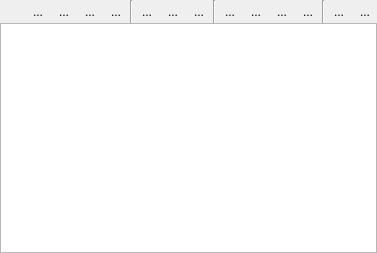
<?xml version="1.0" encoding="UTF-8"?>
<ui version="4.0">
 <class>Form</class>
 <widget class="QWidget" name="Form">
  <property name="geometry">
   <rect>
    <x>0</x>
    <y>0</y>
    <width>367</width>
    <height>253</height>
   </rect>
  </property>
  <property name="windowTitle">
   <string>Form</string>
  </property>
  <layout class="QGridLayout" name="gridLayout">
   <property name="margin">
    <number>0</number>
   </property>
   <property name="spacing">
    <number>0</number>
   </property>
   <item row="0" column="0">
    <layout class="QHBoxLayout" name="horizontalLayout">
     <property name="spacing">
      <number>2</number>
     </property>
     <item>
      <widget class="XPopupButton" name="uiFontBTN">
       <property name="toolTip">
        <string>Change Font Settings</string>
       </property>
       <property name="icon">
        <iconset>
         <normaloff>../../../resources/default/img/richtext/font.png</normaloff>../../../resources/default/img/richtext/font.png</iconset>
       </property>
       <property name="autoRaise">
        <bool>true</bool>
       </property>
      </widget>
     </item>
     <item>
      <widget class="QToolButton" name="uiBoldBTN">
       <property name="toolTip">
        <string>Toggle Bold</string>
       </property>
       <property name="text">
        <string>...</string>
       </property>
       <property name="icon">
        <iconset>
         <normaloff>../../../resources/default/img/richtext/bold.png</normaloff>../../../resources/default/img/richtext/bold.png</iconset>
       </property>
       <property name="checkable">
        <bool>true</bool>
       </property>
       <property name="autoRaise">
        <bool>true</bool>
       </property>
      </widget>
     </item>
     <item>
      <widget class="QToolButton" name="uiItalicBTN">
       <property name="toolTip">
        <string>Toggle Italics</string>
       </property>
       <property name="text">
        <string>...</string>
       </property>
       <property name="icon">
        <iconset>
         <normaloff>../../../resources/default/img/richtext/italic.png</normaloff>../../../resources/default/img/richtext/italic.png</iconset>
       </property>
       <property name="checkable">
        <bool>true</bool>
       </property>
       <property name="autoRaise">
        <bool>true</bool>
       </property>
      </widget>
     </item>
     <item>
      <widget class="QToolButton" name="uiUnderlineBTN">
       <property name="toolTip">
        <string>Toggle Underline</string>
       </property>
       <property name="text">
        <string>...</string>
       </property>
       <property name="icon">
        <iconset>
         <normaloff>../../../resources/default/img/richtext/underline.png</normaloff>../../../resources/default/img/richtext/underline.png</iconset>
       </property>
       <property name="checkable">
        <bool>true</bool>
       </property>
       <property name="autoRaise">
        <bool>true</bool>
       </property>
      </widget>
     </item>
     <item>
      <widget class="QToolButton" name="uiStrikeoutBTN">
       <property name="toolTip">
        <string>Toggle Strikeout</string>
       </property>
       <property name="text">
        <string>...</string>
       </property>
       <property name="icon">
        <iconset>
         <normaloff>../../../resources/default/img/richtext/strikethrough.png</normaloff>../../../resources/default/img/richtext/strikethrough.png</iconset>
       </property>
       <property name="checkable">
        <bool>true</bool>
       </property>
       <property name="autoRaise">
        <bool>true</bool>
       </property>
      </widget>
     </item>
     <item>
      <widget class="Line" name="line">
       <property name="orientation">
        <enum>Qt::Vertical</enum>
       </property>
      </widget>
     </item>
     <item>
      <widget class="QToolButton" name="uiUnorderedBTN">
       <property name="toolTip">
        <string>Toggle Unordered List</string>
       </property>
       <property name="text">
        <string>...</string>
       </property>
       <property name="icon">
        <iconset>
         <normaloff>../../../resources/default/img/richtext/list_unordered.png</normaloff>../../../resources/default/img/richtext/list_unordered.png</iconset>
       </property>
       <property name="autoRaise">
        <bool>true</bool>
       </property>
      </widget>
     </item>
     <item>
      <widget class="QToolButton" name="uiOrderedBTN">
       <property name="toolTip">
        <string>Toggle Ordered List</string>
       </property>
       <property name="text">
        <string>...</string>
       </property>
       <property name="icon">
        <iconset>
         <normaloff>../../../resources/default/img/richtext/list_ordered.png</normaloff>../../../resources/default/img/richtext/list_ordered.png</iconset>
       </property>
       <property name="autoRaise">
        <bool>true</bool>
       </property>
      </widget>
     </item>
     <item>
      <widget class="QToolButton" name="uiTableBTN">
       <property name="toolTip">
        <string>Toggle Ordered List</string>
       </property>
       <property name="text">
        <string>...</string>
       </property>
       <property name="icon">
        <iconset>
         <normaloff>../../../resources/default/img/richtext/table.png</normaloff>../../../resources/default/img/richtext/table.png</iconset>
       </property>
       <property name="autoRaise">
        <bool>true</bool>
       </property>
      </widget>
     </item>
     <item>
      <widget class="Line" name="line_2">
       <property name="orientation">
        <enum>Qt::Vertical</enum>
       </property>
      </widget>
     </item>
     <item>
      <widget class="QToolButton" name="uiAlignLeftBTN">
       <property name="toolTip">
        <string>Align Left</string>
       </property>
       <property name="text">
        <string>...</string>
       </property>
       <property name="icon">
        <iconset>
         <normaloff>../../../resources/default/img/richtext/left_align.png</normaloff>../../../resources/default/img/richtext/left_align.png</iconset>
       </property>
       <property name="checkable">
        <bool>true</bool>
       </property>
       <property name="autoRaise">
        <bool>true</bool>
       </property>
      </widget>
     </item>
     <item>
      <widget class="QToolButton" name="uiAlignCenterBTN">
       <property name="toolTip">
        <string>Align Center</string>
       </property>
       <property name="text">
        <string>...</string>
       </property>
       <property name="icon">
        <iconset>
         <normaloff>../../../resources/default/img/richtext/center_align.png</normaloff>../../../resources/default/img/richtext/center_align.png</iconset>
       </property>
       <property name="checkable">
        <bool>true</bool>
       </property>
       <property name="autoRaise">
        <bool>true</bool>
       </property>
      </widget>
     </item>
     <item>
      <widget class="QToolButton" name="uiAlignRightBTN">
       <property name="toolTip">
        <string>Align Right</string>
       </property>
       <property name="text">
        <string>...</string>
       </property>
       <property name="icon">
        <iconset>
         <normaloff>../../../resources/default/img/richtext/right_right.png</normaloff>../../../resources/default/img/richtext/right_right.png</iconset>
       </property>
       <property name="checkable">
        <bool>true</bool>
       </property>
       <property name="autoRaise">
        <bool>true</bool>
       </property>
      </widget>
     </item>
     <item>
      <widget class="QToolButton" name="uiAlignJustifyBTN">
       <property name="toolTip">
        <string>Align Right</string>
       </property>
       <property name="text">
        <string>...</string>
       </property>
       <property name="icon">
        <iconset>
         <normaloff>../../../resources/default/img/richtext/justify.png</normaloff>../../../resources/default/img/richtext/justify.png</iconset>
       </property>
       <property name="checkable">
        <bool>true</bool>
       </property>
       <property name="autoRaise">
        <bool>true</bool>
       </property>
      </widget>
     </item>
     <item>
      <widget class="Line" name="line_3">
       <property name="orientation">
        <enum>Qt::Vertical</enum>
       </property>
      </widget>
     </item>
     <item>
      <widget class="QToolButton" name="uiFontColorBTN">
       <property name="toolTip">
        <string>Font Color</string>
       </property>
       <property name="text">
        <string>...</string>
       </property>
       <property name="icon">
        <iconset>
         <normaloff>../../../resources/default/img/richtext/font_color.png</normaloff>../../../resources/default/img/richtext/font_color.png</iconset>
       </property>
       <property name="autoRaise">
        <bool>true</bool>
       </property>
      </widget>
     </item>
     <item>
      <widget class="QToolButton" name="uiBackgroundColorBTN">
       <property name="toolTip">
        <string>Background Color</string>
       </property>
       <property name="text">
        <string>...</string>
       </property>
       <property name="icon">
        <iconset>
         <normaloff>../../../resources/default/img/richtext/background_color.png</normaloff>../../../resources/default/img/richtext/background_color.png</iconset>
       </property>
       <property name="autoRaise">
        <bool>true</bool>
       </property>
      </widget>
     </item>
     <item>
      <spacer name="horizontalSpacer">
       <property name="orientation">
        <enum>Qt::Horizontal</enum>
       </property>
       <property name="sizeHint" stdset="0">
        <size>
         <width>40</width>
         <height>20</height>
        </size>
       </property>
      </spacer>
     </item>
    </layout>
   </item>
   <item row="1" column="0">
    <widget class="QTextEdit" name="uiEditTXT"/>
   </item>
   <item row="2" column="0">
    <widget class="XFindWidget" name="uiFindWGT"/>
   </item>
  </layout>
 </widget>
 <customwidgets>
  <customwidget>
   <class>XFindWidget</class>
   <extends>QWidget</extends>
   <header>projexui.widgets.xfindwidget</header>
  </customwidget>
  <customwidget>
   <class>XPopupButton</class>
   <extends>QToolButton</extends>
   <header>projexui.widgets.xpopupbutton</header>
  </customwidget>
 </customwidgets>
 <resources/>
 <connections/>
</ui>
